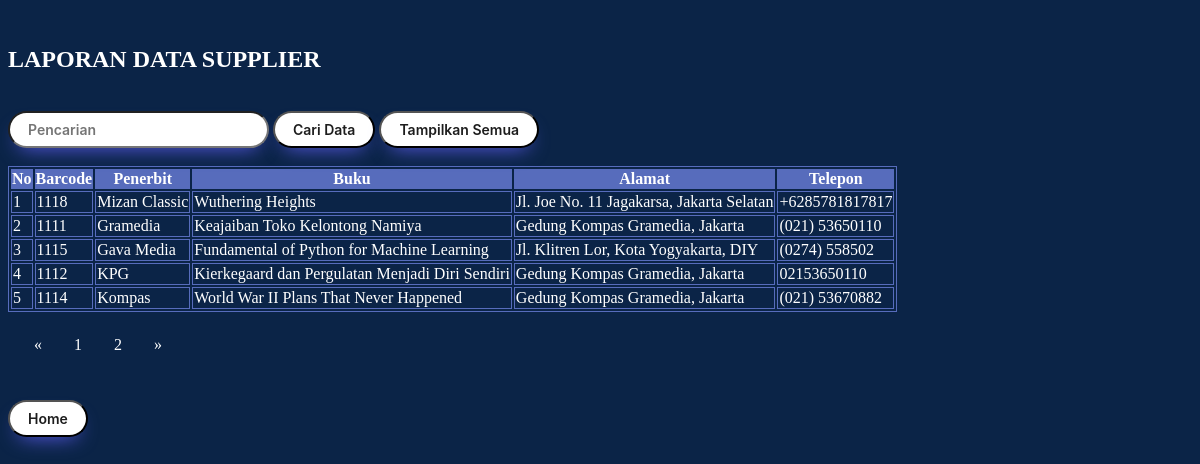
The app's page /lihat_supplier.php with its own data.
### tables this page shows
CREATE TABLE `supplier` (
  `No` int(15) NOT NULL AUTO_INCREMENT,
  `Barcode` varchar(15) NOT NULL,
  `Penerbit` text NOT NULL,
  `Buku` text NOT NULL,
  `Alamat` text NOT NULL,
  `Telepon` varchar(15) NOT NULL DEFAULT '',
  PRIMARY KEY (`No`)
);

### lihat_supplier.php (the view, shortened to what this page needs)
<!DOCTYPE html>
<html>
	<head>
	</head>
<body>
<br>
<?php
require_once'koneksi.php';
?>
<h2><font color="white">LAPORAN DATA SUPPLIER</font></h2>
<br>
	<form method="post">
		<input type="text" name="nt" placeholder="Pencarian">
		<input type="submit" name="submit" value="Cari Data">
		<input type="button" onclick="location.href='lihat_supplier.php';" value="Tampilkan Semua"
	<form>
<br/>
<br/>
	<div class = "container">
	<table class="table table-bordered">
		<thead class="thead-dark">
			<tr>
				<th>No</th>
				<th>Barcode</th>
				<th>Penerbit</th>
				<th>Buku</th>
				<th>Alamat</th>
				<th>Telepon</th>
			</tr>
		</thead>
		<tbody>
				<?php
				$batas = 5;
				$halaman = isset($_GET['halaman'])?(int)$_GET['halaman'] : 1;
				$halaman_awal = ($halaman>1) ? ($halaman * $batas) - $batas : 0;
				$previous = $halaman - 1;
				$next = $halaman + 1;
				$data = mysqli_query($db,"select * from supplier");
				$jumlah_data = mysqli_num_rows($data);
				$total_halaman = ceil($jumlah_data / $batas);
				$data_barang = mysqli_query($db,"select * from supplier limit $halaman_awal, $batas");
				while($d = mysqli_fetch_array($data_barang)){
					?>
					<tr>
						<td><?php echo $d['No']; ?></td>
						<td><?php echo $d['Barcode']; ?></td>
						<td><?php echo $d['Penerbit']; ?></td>
						<td><?php echo $d['Buku']; ?></td>
						<td><?php echo $d['Alamat']; ?></td>
						<td><?php echo $d['Telepon']; ?></td>
					</tr>
					<?php
				}
				?>
	</tbody>
	</table>
	<nav>
			<ul class="pagination justify-content-center">
					<a class="page-link" <?php if($halaman > 1){ echo "href='?halaman=$previous'"; } ?>>&laquo;</a>
				<?php
				for($x=1;$x<=$total_halaman;$x++){
					?>
					<a class="page-link" href="?halaman=<?php echo $x ?>"><?php echo $x; ?></a>
					<?php
				}
				?>
					<a  class="page-link" <?php if($halaman < $total_halaman) { echo "href='?halaman=$next'"; } ?>>&raquo</a>
			</ul>
		</nav>
</div>
	<br>
	<tr height="46">
			<td>
				<input type="button" onclick="location.href='home.php';" value="Home"
			</td>
	</tr>
</body>
</html>

### lihat_supplier.php (style rules this page uses)
body { background-color: #0B2447; }
table,tr,td { color: #FFFFFF; border: 1px solid; border-color:#576CBC; }
thead { background-color: #576CBC; }
input { background: #FFFFFF; border-radius: 999px; box-shadow: #5E5DF0 0 10px 20px -10px; box-sizing: border-box; color: #1d1d1d; font-family: Inter,Helvetica; font-size: 14px; font-weight: 600; padding: 8px 18px; }
.pagination { display: inline-block; padding:0px 10px; }
.pagination a { color: #FFFFFF; float: left; padding: 8px 16px; text-decoration: none; }
a { text-decoration: none; color: white; }

### records on screen
supplier: No "1", Barcode "1118", Penerbit "Mizan Classic", Buku "Wuthering Heights", Alamat "Jl. Joe No. 11 Jagakarsa, Jakarta Selatan", Telepon "+6285781817817"
supplier: No "2", Barcode "1111", Penerbit "Gramedia", Buku "Keajaiban Toko Kelontong Namiya", Alamat "Gedung Kompas Gramedia, Jakarta", Telepon "(021) 53650110"
supplier: No "3", Barcode "1115", Penerbit "Gava Media", Buku "Fundamental of Python for Machine Learning", Alamat "Jl. Klitren Lor, Kota Yogyakarta, DIY", Telepon "(0274) 558502"
supplier: No "4", Barcode "1112", Penerbit "KPG", Buku "Kierkegaard dan Pergulatan Menjadi Diri Sendiri", Alamat "Gedung Kompas Gramedia, Jakarta", Telepon "02153650110"
supplier: No "5", Barcode "1114", Penerbit "Kompas", Buku "World War II Plans That Never Happened", Alamat "Gedung Kompas Gramedia, Jakarta", Telepon "(021) 53670882"
